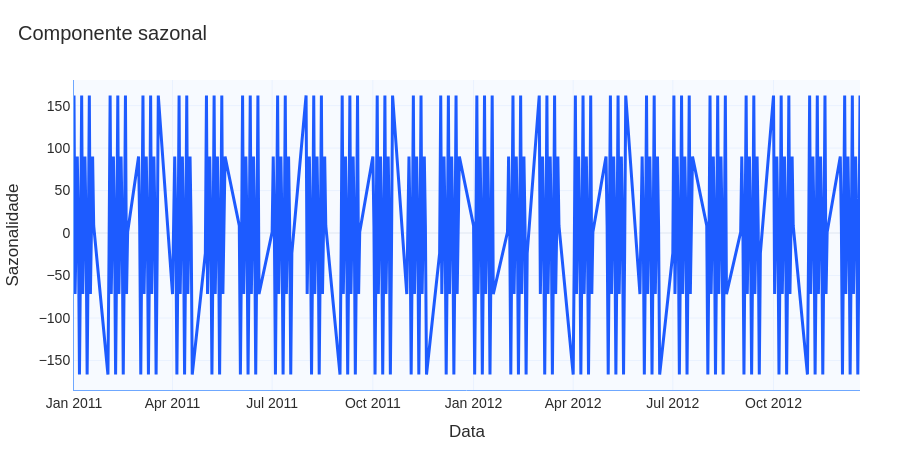

The cell this chart's notebook holds for it:
### Markdown cell above
### 03.08 Visualizar sazonalidade

### Code cell
fig = grafico_linha_padrao(
    df=componentes,
    x="data_hora",
    y="sazonalidade",
    titulo="Componente sazonal",
    labels={
        "data_hora": "Data",
        "sazonalidade": "Sazonalidade"
    },
    altura=450
)

fig.show()

### Figure 1 — Plotly figure (JSON) as saved in the notebook; plotly's stock layout.template omitted (floating-point values rounded to 4 significant figures; data arrays with more than 128 entries replaced by an {"elided": "..."} marker saying what was removed)
{"data": [{"hovertemplate": "Data=%{x}<br>Sazonalidade=%{y}<extra></extra>", "legendgroup": "", "line": {"color": "#1D5BFF", "dash": "solid", "width": 3}, "marker": {"symbol": "circle"}, "mode": "lines", "name": "", "orientation": "v", "showlegend": false, "type": "scatter", "x": {"elided": "456 str values"}, "xaxis": "x", "y": {"elided": "456 float values"}, "yaxis": "y"}], "layout": {"colorway": ["#1D5BFF", "#123C8C", "#6FA8FF", "#4C78A8", "#7DA6FF", "#9EC5FF"], "font": {"color": "#2B2B2B", "family": "Arial, sans-serif", "size": 14}, "height": 450, "hovermode": "x unified", "legend": {"orientation": "h", "tracegroupgap": 0, "x": 1, "xanchor": "right", "y": 1.02, "yanchor": "bottom"}, "margin": {"b": 60, "l": 60, "r": 40, "t": 80}, "paper_bgcolor": "#FFFFFF", "plot_bgcolor": "#F7FAFF", "title": {"text": "Componente sazonal", "x": 0.02}, "xaxis": {"anchor": "y", "domain": [0, 1], "gridcolor": "#EAF2FF", "linecolor": "#6FA8FF", "showgrid": true, "tickfont": {"color": "#2B2B2B"}, "title": {"font": {"color": "#2B2B2B"}, "text": "Data"}}, "yaxis": {"anchor": "x", "domain": [0, 1], "gridcolor": "#EAF2FF", "linecolor": "#6FA8FF", "showgrid": true, "tickfont": {"color": "#2B2B2B"}, "title": {"font": {"color": "#2B2B2B"}, "text": "Sazonalidade"}}}}
